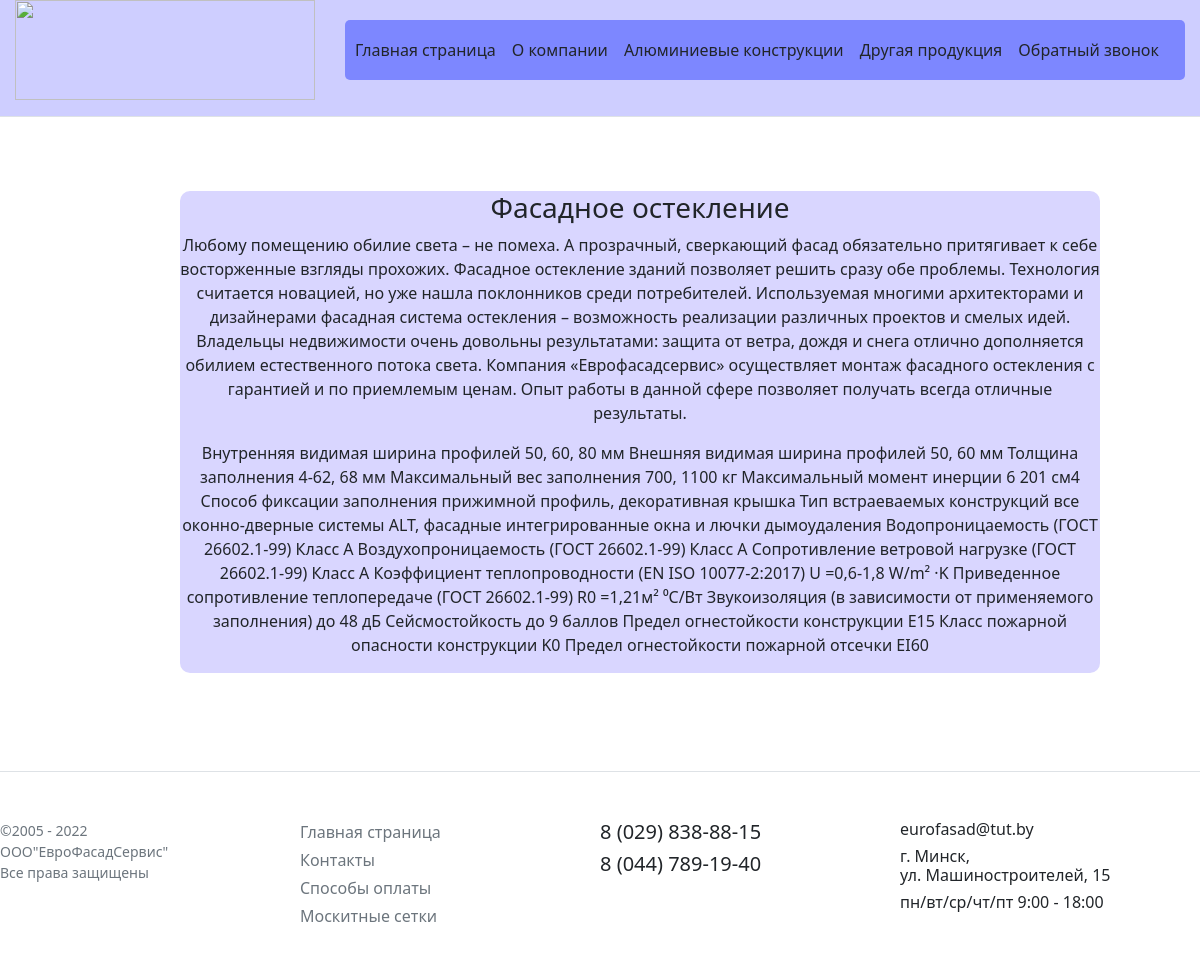
Page /products/fasad on the committed database.
### products/models.py (models this page shows, shortened)
class Fasad(models.Model):
    name = models.CharField('Название',max_length=250)
    description = models.TextField('Описание')
    feature = models.TextField('Характеристики')
    class Meta:
        verbose_name='Остекление фасада'
        verbose_name_plural = 'Остекление фасадов'

### products/views.py (the view)
# urls.py: path('fasad', views.fasad, name='fasad'),
def fasad(request):
    f50 = Fasad.objects.all()
    return render(request, 'products/fasad.html', {'f50': f50})

### products/templates/products/fasad.html (shortened to what this page needs)
{% extends 'products/base.html' %}
{% block content %}
{% for i in f50 %}
<div class = "alert-warning">
    <h3>{{ i.name}}</h3>
    <p>{{i.description}}</p>
    <p>{{i.feature}}</p>
</div>
{%endfor%}
{% endblock %}

### static/styles.css (style rules this page uses)
.alert-warning { float:left; clear:both; width:920px; margin:50px 15%; background-color: #d9d6ff; text-align:center; border-radius: 10px; }
.body { display: flex; flex-direction: column; }

### rows in the picture
Fasad: name "Фасадное остекление", description "Любому помещению обилие света – не помеха. А прозрачный, сверкающий фасад обязательно притягивает к себе восторженные взгляды прохожих. Фасадное остекление зданий позволяет решить сразу обе проблемы. Технология считается новацией, но уже нашла поклонников среди потребителей. Используемая многими архитекторами и дизайнерами фасадная система остекления – возможность реализации различных проектов и смелых идей. Владельцы недвижимости очень довольны результатами: защита от ветра, дождя и снега отлично дополняется обилием естественного потока света. Компания «Еврофасадсервис» осуществляет монтаж фасадного остекления с гарантией и по приемлемым ценам. Опыт работы в данной сфере позволяет получать…", feature "Внутренняя видимая ширина профилей 50, 60, 80 мм Внешняя видимая ширина профилей 50, 60 мм Толщина заполнения 4-62, 68 мм Максимальный вес заполнения 700, 1100 кг Максимальный момент инерции 6 201 см4 Способ фиксации заполнения прижимной профиль, декоративная крышка Тип встраеваемых конструкций все оконно-дверные системы ALT, фасадные интегрированные окна и лючки дымоудаления Водопроницаемость (ГОСТ 26602.1-99) Класс А Воздухопроницаемость (ГОСТ 26602.1-99) Класс А Сопротивление ветровой нагрузке (ГОСТ 26602.1-99) Класс А Коэффициент теплопроводности (EN ISO 10077-2:2017) U =0,6-1,8 W/m² ·K Приведенное сопротивление теплопередаче (ГОСТ 26602.1-99) R0 =1,21м² ⁰С/Вт Звукоизоляция (в…"
